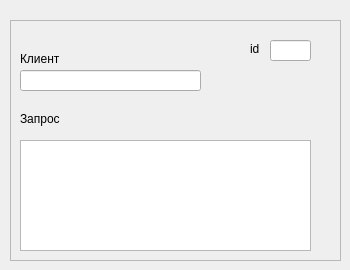
    <widget class="QWidget" name="page_Requests_props">
     <widget class="QFrame" name="frame_Requests_props">
      <property name="geometry">
       <rect>
        <x>10</x>
        <y>20</y>
        <width>331</width>
        <height>241</height>
       </rect>
      </property>
      <property name="frameShape">
       <enum>QFrame::StyledPanel</enum>
      </property>
      <property name="frameShadow">
       <enum>QFrame::Raised</enum>
      </property>
      <widget class="QLineEdit" name="tb_req_id">
       <property name="geometry">
        <rect>
         <x>260</x>
         <y>20</y>
         <width>41</width>
         <height>21</height>
        </rect>
       </property>
       <property name="styleSheet">
        <string notr="true"/>
       </property>
       <property name="alignment">
        <set>Qt::AlignCenter</set>
       </property>
      </widget>
      <widget class="QLineEdit" name="tb_req_client">
       <property name="geometry">
        <rect>
         <x>10</x>
         <y>50</y>
         <width>181</width>
         <height>21</height>
        </rect>
       </property>
       <property name="styleSheet">
        <string notr="true"/>
       </property>
      </widget>
      <widget class="QLabel" name="label_client_lname_7">
       <property name="geometry">
        <rect>
         <x>10</x>
         <y>30</y>
         <width>45</width>
         <height>18</height>
        </rect>
       </property>
       <property name="text">
        <string>Клиент</string>
       </property>
      </widget>
      <widget class="QLabel" name="label_fname_7">
       <property name="geometry">
        <rect>
         <x>10</x>
         <y>90</y>
         <width>45</width>
         <height>18</height>
        </rect>
       </property>
       <property name="text">
        <string>Запрос</string>
       </property>
      </widget>
      <widget class="QLabel" name="label_7">
       <property name="geometry">
        <rect>
         <x>240</x>
         <y>20</y>
         <width>12</width>
         <height>18</height>
        </rect>
       </property>
       <property name="text">
        <string>id</string>
       </property>
      </widget>
      <widget class="QPlainTextEdit" name="tb_req_details">
       <property name="geometry">
        <rect>
         <x>10</x>
         <y>120</y>
         <width>291</width>
         <height>111</height>
        </rect>
       </property>
      </widget>
     </widget>
    </widget>
